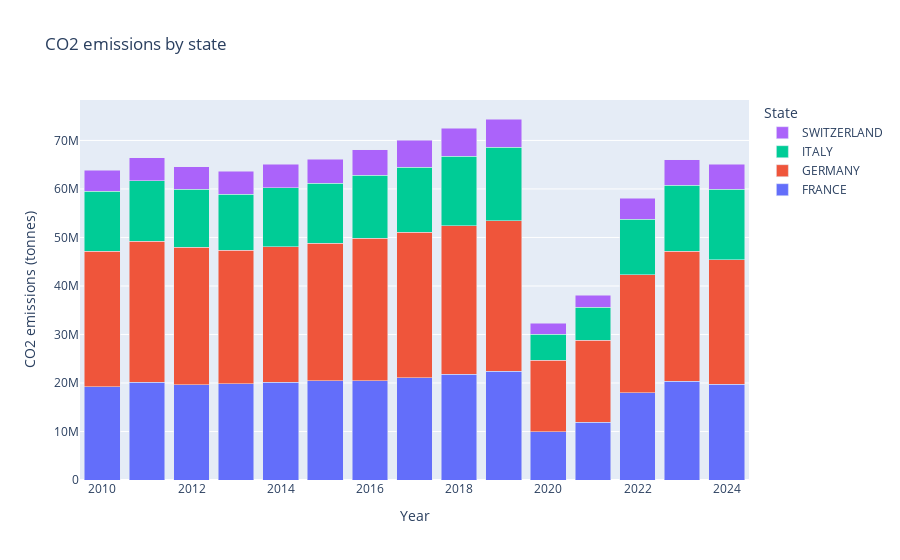

The notebook cell saved with this chart:
### Code cell
# go: same as before, but this time with go
# x-axis: year
# y-axis: CO2 emissions
# color: state
# the bars can be either grouped (barmode='group') or stacked (barmode='stack')

# unfortunately, we need to loop over the states to add the traces
# this is because go.Bar does not support the color argument
# so we need to create one trace per state
fig = go.Figure()
states = df["STATE_NAME"].unique()
for s in states:
    df_to_plot = df.query("STATE_NAME == @s")
    fig.add_trace(go.Bar(x=df_to_plot["YEAR"], y=df_to_plot["CO2_QTY_TONNES"], name=s))
fig.update_layout(
    title="CO2 emissions by state",
    xaxis_title="Year",
    yaxis_title="CO2 emissions (tonnes)",
    legend=dict(title="State"),
    barmode="stack",
)
fig.show()

### Figure 1 — Plotly figure (JSON) as saved in the notebook; plotly's stock layout.template omitted (floating-point values rounded to 4 significant figures)
{"data": [{"name": "FRANCE", "type": "bar", "x": [2010, 2011, 2012, 2013, 2014, 2015, 2016, 2017, 2018, 2019, 2020, 2021, 2022, 2023, 2024], "y": [19226351, 20144639, 19686718, 19858181, 20104844, 20413982, 20482330, 21087940, 21763341, 22402052, 9992359, 11908935, 18007914, 20404824, 19716912]}, {"name": "GERMANY", "type": "bar", "x": [2010, 2011, 2012, 2013, 2014, 2015, 2016, 2017, 2018, 2019, 2020, 2021, 2022, 2023, 2024], "y": [27910474, 29093269, 28252772, 27464775, 28011558, 28443619, 29342430, 29936948, 30677946, 31089435, 14740163, 16876115, 24287555, 26761470, 25654989]}, {"name": "ITALY", "type": "bar", "x": [2010, 2011, 2012, 2013, 2014, 2015, 2016, 2017, 2018, 2019, 2020, 2021, 2022, 2023, 2024], "y": [12364211, 12445506, 11950237, 11624537, 12104896, 12323741, 12965737, 13502111, 14339146, 15106921, 5317375, 6811547, 11431253, 13628508, 14570035]}, {"name": "SWITZERLAND", "type": "bar", "x": [2010, 2011, 2012, 2013, 2014, 2015, 2016, 2017, 2018, 2019, 2020, 2021, 2022, 2023, 2024], "y": [4383852, 4711695, 4740374, 4744707, 4887259, 4992158, 5321777, 5479237, 5722354, 5823362, 2267074, 2506345, 4336435, 5188584, 5195998]}], "layout": {"barmode": "stack", "legend": {"title": {"text": "State"}}, "title": {"text": "CO2 emissions by state"}, "xaxis": {"title": {"text": "Year"}}, "yaxis": {"title": {"text": "CO2 emissions (tonnes)"}}}}
